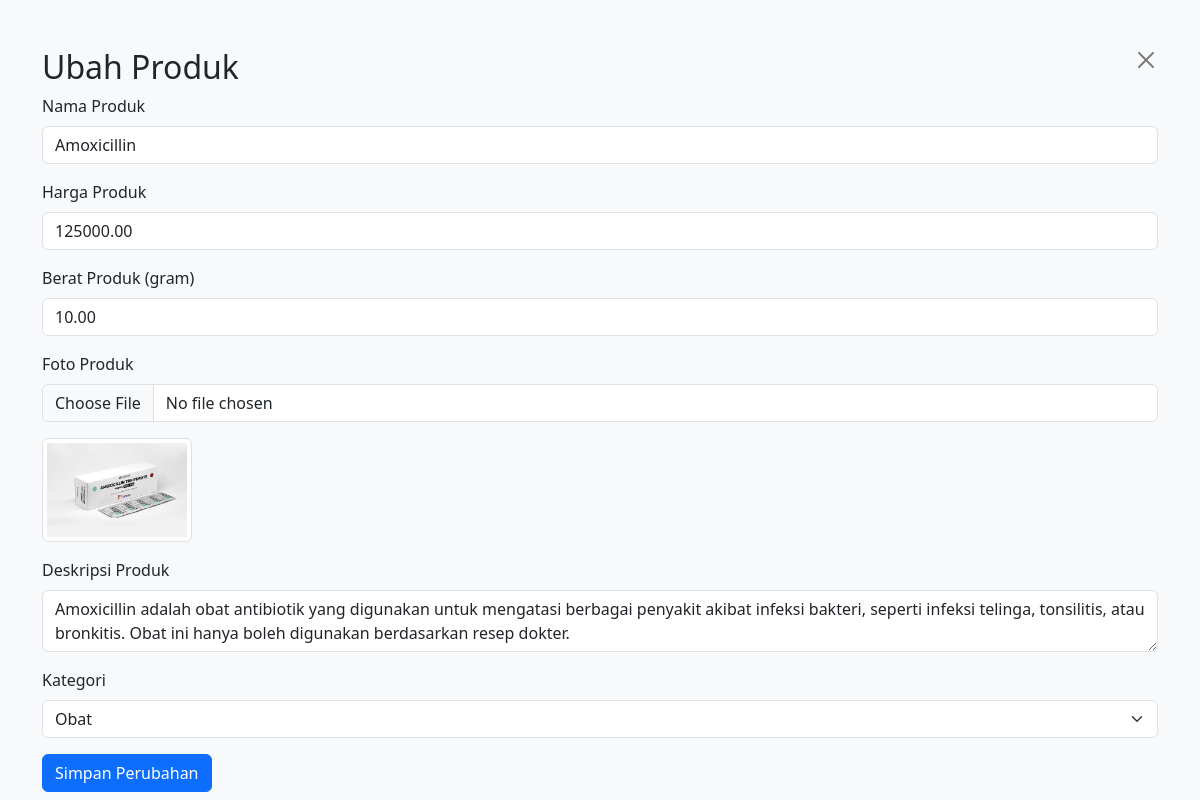
The app's page /admin/edit_produk.php?id_produk=1 with its own data.
### tables this page shows
CREATE TABLE `produk` (
  `id_produk` int(11) NOT NULL AUTO_INCREMENT,
  `nama_produk` varchar(100) NOT NULL,
  `harga_produk` decimal(10,2) NOT NULL,
  `berat_produk` decimal(10,2) NOT NULL,
  `foto_produk` varchar(100) NOT NULL,
  `deskripsi_produk` text NOT NULL,
  `id_kategori` int(11) DEFAULT NULL,
  PRIMARY KEY (`id_produk`),
  KEY `fk_kategori_produk` (`id_kategori`),
  CONSTRAINT `fk_kategori_produk` FOREIGN KEY (`id_kategori`) REFERENCES `kategori` (`id_kategori`) ON DELETE CASCADE ON UPDATE CASCADE,
  CONSTRAINT `fk_produk_kategori` FOREIGN KEY (`id_kategori`) REFERENCES `kategori` (`id_kategori`)
);

CREATE TABLE `kategori` (
  `id_kategori` int(11) NOT NULL AUTO_INCREMENT,
  `nama_kategori` varchar(100) NOT NULL,
  PRIMARY KEY (`id_kategori`)
);

### admin/edit_produk.php (the view, shortened to what this page needs)
<?php
include '../connect.php';
if (isset($_GET['id_produk'])) {
    $id_produk = $_GET['id_produk'];
    $sql = "SELECT * FROM produk WHERE id_produk = '$id_produk'";
    $result = $conn->query($sql);
    $produk = $result->fetch_assoc();
} else {
    header("Location: produk.php");
}
?>
<!DOCTYPE html>
<html lang="en">
<head>
    <link href="https://cdn.jsdelivr.net/npm/bootstrap@5.3.3/dist/css/bootstrap.min.css" rel="stylesheet">
</head>
<body class="bg-light">
    <div class="container mt-5">
        <div class="d-flex justify-content-between">
            <h2>Ubah Produk</h2>
            <a href="produk.php" class="btn-close" aria-label="Close"></a>
        </div>
        <form method="POST" action="" enctype="multipart/form-data">
            <div class="mb-3">
                <label for="nama_produk" class="form-label">Nama Produk</label>
                <input type="text" class="form-control" id="nama_produk" name="nama_produk" value="<?php echo $produk['nama_produk']; ?>" required>
            </div>
            <div class="mb-3">
                <label for="harga_produk" class="form-label">Harga Produk</label>
                <input type="number" step="0.01" class="form-control" id="harga_produk" name="harga_produk" value="<?php echo $produk['harga_produk']; ?>" required>
            </div>
            <div class="mb-3">
                <label for="berat_produk" class="form-label">Berat Produk (gram)</label>
                <input type="double" class="form-control" id="berat_produk" name="berat_produk" value="<?php echo $produk['berat_produk']; ?>" required>
            </div>
            <div class="mb-3">
                <label for="foto_produk" class="form-label">Foto Produk</label>
                <input type="file" class="form-control" id="foto_produk" name="foto_produk" accept="image/*">
                <?php if ($produk['foto_produk']): ?>
                    <img src="../assets/foto_produk/<?php echo $produk['foto_produk']; ?>" alt="Foto Produk" class="img-thumbnail mt-3" width="150">
                <?php endif; ?>
            </div>
            <div class="mb-3">
                <label for="deskripsi_produk" class="form-label">Deskripsi Produk</label>
                <textarea class="form-control" id="deskripsi_produk" name="deskripsi_produk" required><?php echo $produk['deskripsi_produk']; ?></textarea>
            </div>
            <div class="mb-3">
                <label for="id_kategori" class="form-label">Kategori</label>
                <select class="form-select" id="id_kategori" name="id_kategori" required>
                    <?php
                    include '../connect.php';
                    $sql = "SELECT id_kategori, nama_kategori FROM kategori";
                    $result = $conn->query($sql);
                    while ($row = $result->fetch_assoc()) {
                        echo '<option value="' . $row['id_kategori'] . '"' . ($produk['id_kategori'] == $row['id_kategori'] ? ' selected' : '') . '>' . $row['nama_kategori'] . '</option>';
                    }
                    ?>
                </select>
            </div>
            <button type="submit" class="btn btn-primary">Simpan Perubahan</button>
        </form>
    </div>
</body>
</html>

### records on screen
produk: nama_produk "Amoxicillin", harga_produk "125000.00", berat_produk "10.00", foto_produk (picture), deskripsi_produk "Amoxicillin adalah obat antibiotik yang digunakan untuk mengatasi berbagai penyakit akibat infeksi bakteri, seperti infeksi telinga, tonsilitis, atau bronkitis. Obat ini hanya boleh digunakan berdasarkan resep dokter.", id_kategori "Obat"
